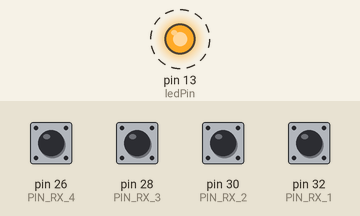
Recording of a sketch running on a simulated Arduino Mega 2560, built with avr-gcc and run on an emulated ATmega2560. Parts: output pins drawn as LEDs (lit = HIGH). Dashed ring = blinking. The inputs (shaded band) are chosen by the test bench; at power-on: pin 26 (PIN_RX_4), pin 28 (PIN_RX_3), pin 30 (PIN_RX_2), pin 32 (PIN_RX_1) HIGH. What the sketch prints to the serial monitor is not drawn.

Above: at 0.2 s.
Timing chart, 0 to 3.0 s (numbered marks = the images above):
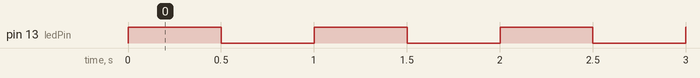

Measured:
- by itself, pin 13 (ledPin): alternates HIGH for 0.50 s and LOW for 0.50 s

The sketch:

interruptREceiver.ino
```cpp
//Pin Change Interrupts
#include "PinChangeInt.h"

//#define NO_PORTB_PINCHANGES //PinChangeInt setup
#define NO_PORTC_PINCHANGES //only port D pinchanges

#define PIN_RX_1 32 // pin for input num * from receiver
#define PIN_RX_2 30 // (*=1,2,3,4)
#define PIN_RX_3 28
#define PIN_RX_4 26

#define RX_1 0 // index for memory for input num * from receiver
#define RX_2 1 // (*=1,2,3,4)
#define RX_3 2
#define RX_4 3

volatile unsigned long time_high[4] = {0,0,0,0}; // value of time in ms during wich PIN_RX_* is HIGH (*=1,2,3,4)
volatile unsigned long prev_time[4] = {0,0,0,0}; // value of time in ms when PIN_RX_* start to be HIGH (*=1,2,3,4)
uint8_t latest_interrupted_pin;
String to_print;
unsigned long t0=0, t=0;
int count=0;

#define ledPin 13

// interrupt routine for rising case of receiver
void rising()
{
  latest_interrupted_pin=PCintPort::arduinoPin; // get the latest interrupted pin
  switch(latest_interrupted_pin) // switch for that pin to know if it's an PIN_RX_*
  {
    case PIN_RX_1:
     PCintPort::attachInterrupt(PIN_RX_1, &falling, FALLING); // attach a new interrupt for falling case
     prev_time[RX_1] = micros(); // save the time of rising
     count++;
     break;
    case PIN_RX_2:
     PCintPort::attachInterrupt(PIN_RX_2, &falling, FALLING);
     prev_time[RX_2] = micros();
     break;
    case PIN_RX_3:
     PCintPort::attachInterrupt(PIN_RX_3, &falling, FALLING);
     prev_time[RX_3] = micros();
     break;
    case PIN_RX_4:
     PCintPort::attachInterrupt(PIN_RX_4, &falling, FALLING);
     prev_time[RX_4] = micros();
     break;
    default:
     break;
  }
}

void falling() {
  latest_interrupted_pin=PCintPort::arduinoPin; // get the latest interrupted pin
  switch(latest_interrupted_pin) // switch for that pin to know if it's an PIN_RX_*
  {
    case PIN_RX_1:
     PCintPort::attachInterrupt(PIN_RX_1, &rising, RISING); // attach a new interrupt for rising case
     time_high[RX_1] = micros()-prev_time[RX_1]; // save the time of high
     break;
    case PIN_RX_2:
     PCintPort::attachInterrupt(PIN_RX_2, &rising, RISING);
     time_high[RX_2] = micros()-prev_time[RX_2];
     break;
    case PIN_RX_3:
     PCintPort::attachInterrupt(PIN_RX_3, &rising, RISING);
     time_high[RX_3] = micros()-prev_time[RX_3];
     break;
    case PIN_RX_4:
     PCintPort::attachInterrupt(PIN_RX_4, &rising, RISING);
     time_high[RX_4] = micros()-prev_time[RX_4];
     break;
    default:
     break;
  }
}

ISR(TIMER1_COMPA_vect)// timer compare interrupt service routine
{
  digitalWrite(ledPin, digitalRead(ledPin) ^ 1);   // toggle LED pin
  // display last value of controler
  //Serial.print("Time per channel : ");
  to_print="ch1 : ";
  to_print+=time_high[RX_1];
  to_print+=" ch2 : ";
  to_print+=time_high[RX_2];
  to_print+=" ch3 : ";
  to_print+=time_high[RX_3];
  to_print+=" ch4 : ";
  to_print+=time_high[RX_4];
  //Serial.println(to_print);

  //Serial.print("count: ");
  //Serial.println(count);
  count=0;
}

void setup() {

  Serial.begin(9600);
    noInterrupts();           // disable all interrupts

  Serial.println("b;albkev");
  interrupts();
  pinMode(ledPin, OUTPUT);

  pinMode(PIN_RX_1, INPUT); digitalWrite(PIN_RX_1, HIGH);
  pinMode(PIN_RX_2, INPUT); digitalWrite(PIN_RX_2, HIGH);
  pinMode(PIN_RX_3, INPUT); digitalWrite(PIN_RX_3, HIGH);
  pinMode(PIN_RX_4, INPUT); digitalWrite(PIN_RX_4, HIGH);

  noInterrupts();           // disable all interrupts
  PCintPort::attachInterrupt(PIN_RX_1, &rising, RISING);
  PCintPort::attachInterrupt(PIN_RX_2, &rising, RISING);
  PCintPort::attachInterrupt(PIN_RX_3, &rising, RISING);
  PCintPort::attachInterrupt(PIN_RX_4, &rising, RISING);
  interrupts();             // enable all interrupts

  // initialize timer1
  noInterrupts();           // disable all interrupts
  TCCR1A = 0;
  TCCR1B = 0;
  TCNT1  = 0;

  OCR1A = 31250;            // compare match register 16MHz/256/2Hz=31250
  TCCR1B |= (1 << WGM12);   // CTC mode
  TCCR1B |= (1 << CS12);    // 256 prescaler
  TIMSK1 |= (1 << OCIE1A);  // enable timer compare interrupt
  interrupts();             // enable all interrupts

}

void loop()
{
  Serial.print(time_high[0]);
  Serial.print(' ');
  Serial.print(time_high[1]);
  Serial.print(' ');
  Serial.print(time_high[2]);
  Serial.print(' ');
  Serial.println(time_high[3]); }
```
